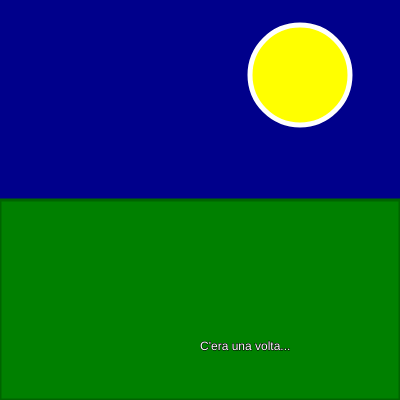
Frame 1 (no input)
Frame 60 (no input): identical to frame 1, image omitted
Frame 120 (the mouse pressed at the canvas centre since frame 60): identical to frame 1, image omitted

The p5.js sketch that drew this single still picture (run headless with seeded random() and noise() and a simulated clock; from frame 60 on, the mouse is pressed at the canvas centre):

// p5.js sketch
// ── sketch.js
function setup() {
  createCanvas(400, 400);
}

function draw() {
  //fare cielo scuro
  background("darkblue");
  //vogliamo disegnare la luna
  fill("yellow");
  stroke("white");
  strokeWeight(5);
  circle(300,75,100);
  //prima della forma desiderata dobbiamo cambiare i parametri di fill e stroke
  fill("green");
  stroke("darkgreen");
  strokeWeight(3);
  rect (0,200,400,200);
  fill ("white");
  stroke (0);
  strokeWeight(1);
  text("C'era una volta...",200,350);
}
